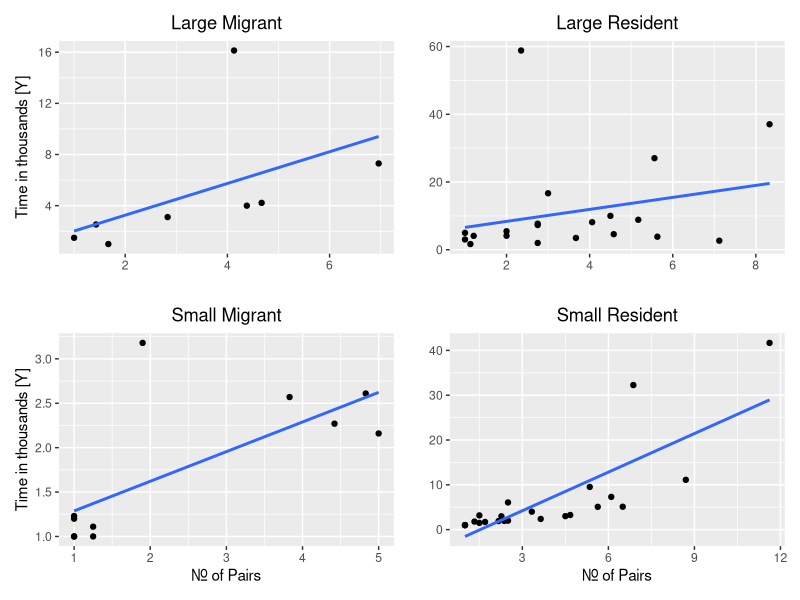

This figure's R source:
## ---- chunk 1
knitr::opts_chunk$set(warning = FALSE, message = FALSE) 
## ---- chunk 2
library(tidyverse)
data <- read.csv('Factors Affecting Extinction.csv')
data
## ---- chunk 3
library(patchwork)
L_data <- subset(data, Size == "L")
S_data <- subset(data, Size == "S")
LM <- subset(L_data, Status == "M")
LR <- subset(L_data, Status == "R")
SM <- subset(S_data, Status == "M")
SR <- subset(S_data, Status == "R")

p1 <- ggplot(LM,aes(Pairs, Time)) + geom_point() + ggtitle("Large Migrant") + ylab("Time in thousands [Y]") + xlab("") + theme(plot.title = element_text(hjust = 0.5)) + stat_smooth(method = "lm", level = 0)
p2 <- ggplot(LR,aes(Pairs, Time)) + geom_point() + ggtitle("Large Resident")+ ylab("")  + xlab("") + theme(plot.title = element_text(hjust = 0.5))+ stat_smooth(method = "lm",level = 0)
p3 <- ggplot(SM,aes(Pairs, Time)) + geom_point() + ggtitle("Small Migrant") + ylab("Time in thousands [Y]") + xlab("Nr. of Pairs") + theme(plot.title = element_text(hjust = 0.5)) + stat_smooth(method = "lm",level = 0)
p4 <- ggplot(SR,aes(Pairs, Time)) + geom_point() + ggtitle("Small Resident") + ylab("") + xlab("Nr. of Pairs") + theme(plot.title = element_text(hjust = 0.5)) + stat_smooth(method = "lm",level = 0)

p1 + p2 + p3 + p4


lm_LM <- lm(formula = Time ~ Pairs, data = LM)
lm_LR <- lm(formula = Time ~ Pairs, data = LR)
lm_SM <- lm(formula = Time ~ Pairs, data = SM)
lm_SR <- lm(formula = Time ~ Pairs, data = SR)



lm_data <- lm(formula = Time ~ Pairs + Size + Status + Pairs*Size + Pairs * Status + Size*Status + Pairs*Size*Status, data)
summary(lm_data)
